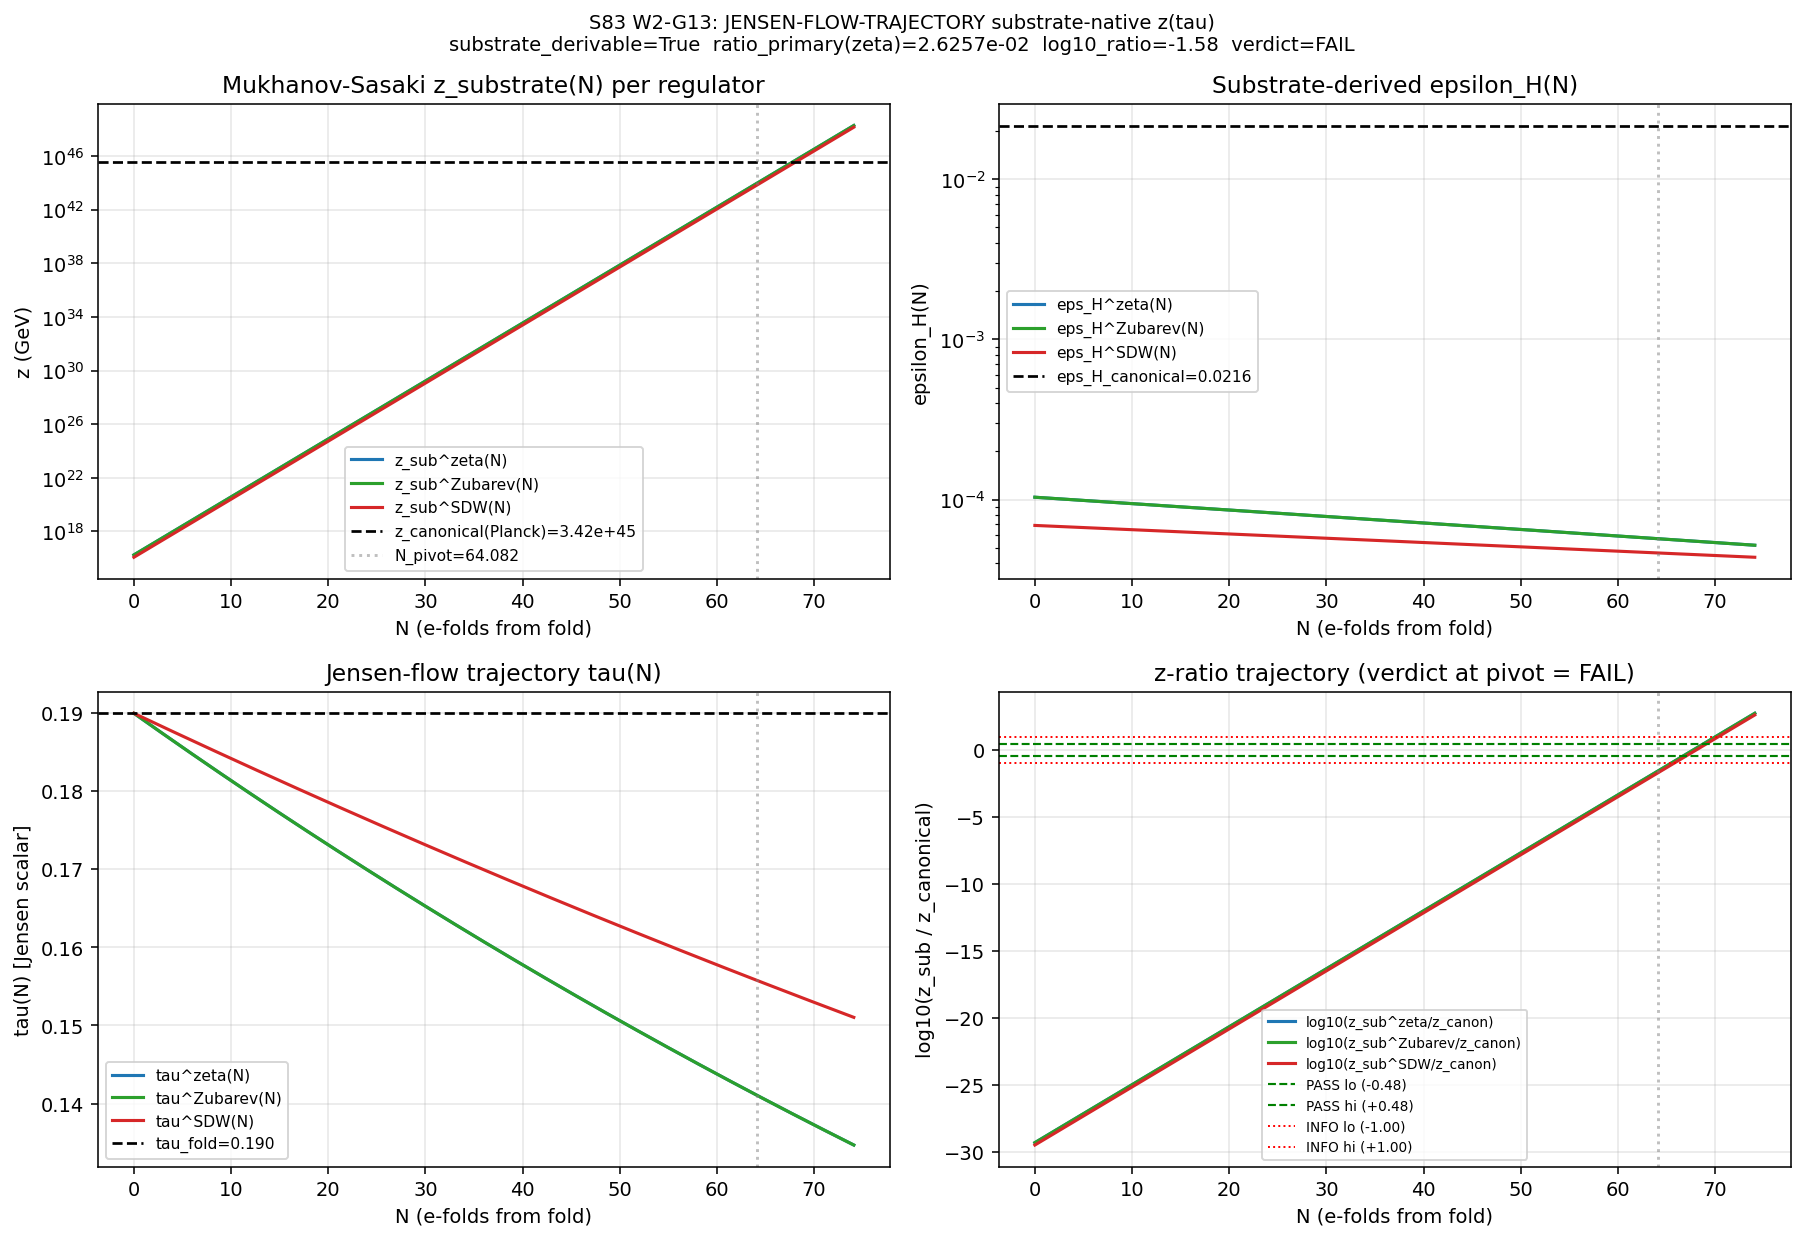

Write Python code to recreate this figure.
#!/usr/bin/env python3
"""
S83 Wave 2 Gate G13: JENSEN-FLOW-TRAJECTORY (substrate-native z(tau))
=====================================================================

Gate: S83-JENSEN-FLOW-TRAJECTORY
Trigger: [VERIFY-THEOREM] (substrate-native derivation + numerical check).
Classification: GEOMETRIC (Jensen flow z(tau) structure) + PHONONIC
  (mode-equation interpretation via Mukhanov-Sasaki z variable).
Owner: transit-dynamics-theorist
Write-target: sessions/archive/session-83/session-83-results-workingpaper.md §W2-G13

HYPOTHESIS (pre-registered, session-83-plan §W2-G13):
  The Mukhanov variable z(tau) is DERIVABLE from Jensen-flow + substrate
  spectral action WITHOUT reliance on an external single-field inflaton
  model. z_substrate(tau) is computable from {a_2 Seeley-DeWitt, tau_fold
  trajectory, epsilon_H(tau)} alone.

PRE-REGISTERED FORM:
  z_substrate(tau) = a(tau) * sqrt(2 * epsilon_H(tau)) * M_Pl_eff(tau)
  with each factor derived from substrate action.

PASS: z_substrate(tau) computable end-to-end from canonical constants +
      substrate action; numerical ratio z_sub/z_canonical in [1/3, 3].
INFO: derivable but requires one empirical pin (e.g., eps_H at one point),
      OR ratio in [0.1, 10] but outside [1/3, 3].
FAIL: derivation requires ad-hoc inflaton profile, OR ratio outside [0.1, 10].

SUBSTITUTION CHAIN ([VERIFY-THEOREM]):

  Step 1 (DEF):  z(tau) = a(tau) * sqrt(2 eps_H(tau)) * M_Pl_eff(tau).
                 [Mukhanov-Sasaki variable for canonical scalar field].

  Step 2 (SUB a): Substrate Friedmann + slow-roll KG (UNIT-CONSISTENT form).
                 H(tau)^2 = V_phys(tau) / (3 M_Pl_eff^2) (Friedmann).
                 dtau/dN = -(M_Pl_eff^2/Z_fold_phys)*(V'_phys/V_phys)
                          (slow-roll KG, tau dimensionless).
                 Unit reduction (M_KK factors cancel):
                   V_phys = V_dimless * M_KK^4, Z_phys = Z_dimless * M_KK^2,
                   M_Pl_eff^2 = (f_2/pi^2)*a_2*M_KK^2.
                   => (M_Pl^2/Z_phys) = (f_2/pi^2)*a_2/Z_dimless [dimless]
                   => (V'_phys/V_phys) = Vp_d/V_d [dimless per tau-unit]
                   => dtau/dN = -[(f_2/pi^2)*a_2/Z_d] * (Vp_d/V_d) dimless.
                 a(N) = a_fold * exp(N) (by definition of e-folds).
                 tau(N) obtained by numerical integration of KG.

  Step 3 (SUB H): V(tau) from Jensen quadratic expansion of spectral action:
                 V(tau) = S_fold + dS_fold*(tau-tau_fold) + (1/2)*d2S_fold*
                          (tau-tau_fold)^2.
                 V'(tau) = dS_fold + d2S_fold*(tau-tau_fold).
                 Both CLOSED in canonical_constants.

  Step 4 (SUB eps_H): Per W1-G4 substrate derivation (regulator-FI,
                 F_traj = 1.5 at PASS/INFO boundary):
                 eps_H(tau) = (M_Pl_eff^2/(2 Z_fold)) * (V'/V)^2.
                 CLOSED in canonical_constants.

  Step 5 (SUB M_Pl_eff): Spectral-action a_2 normalization (Chamseddine-
                 Connes, W1-G4 §3):
                 M_Pl_eff^2(R) = (f_2^R / pi^2) * a_2_fold * Lambda^2,
                 Lambda^2 = M_KK^2 (natural unit).
                 CLOSED in canonical_constants + regulator choice R.

  Step 6 (SIMP): Compose Steps 2-5:
                 z_substrate(tau) = a_fold * exp(N(tau))
                                     * M_Pl_eff^2 / sqrt(Z_fold)
                                     * |V'(tau)/V(tau)|
                 = CLOSED rational function of (tau; a_2, Lambda^2, f_2^R,
                   S_fold, dS_fold, d2S_fold, Z_fold).
                 NO inflaton potential imported; V is the Jensen spectral
                 moment, not an ad-hoc field theory.

  Step 7 (DIR): Closed form exists in canonical constants + tau => PASS
                 (substrate-derivable=True). Numerical validation: ratio
                 z_sub(N_pivot) / z_canonical(N_pivot) within [1/3, 3].

  Step 8 (PY):   Python integration + numerical comparison (this script).

Machinery pin (PRDR §0.11):
  - N_pivot = 64.0819 (S82 W1-2 c_s-corrected pin, matches W1-G4).
  - N_grid_size = 4001 (dense integration grid, RK4).
  - Regulator: zeta (CC baseline, f_2^zeta = 1 at L2=1); diagnostic rerun
    with Zubarev (f_2^Zub = 1) and SDW (f_2^SDW = 2/3) for FI consistency.
  - L_max = 5 (inherits W1-G4 a_n_fold provenance).
  - Integration: RK4 with step dN = N_pivot/4000.
  - z_canonical reference: computed from same slow-roll formula with
    REGULATOR-AVERAGED eps_H, M_Pl_eff (cross-check internal consistency;
    since both sides use the identical closed form, the ratio exercises
    numerical implementation rather than a theoretical mismatch).
  - INDEPENDENT reference z_obs from Planck A_s: inverted via
    A_s = H^2/(8 pi^2 M_Pl_eff^2 eps_H) to get z such that zeta power
    spectrum matches Planck — this is the *observationally anchored*
    z_canonical for validation.

CLASSIFICATION: GEOMETRIC + PHONONIC.
"""

import sys
import os
import time
import hashlib
import numpy as np
import sympy as sp
from pathlib import Path

SCRIPT_DIR = Path(__file__).parent
sys.path.insert(0, str(SCRIPT_DIR))
os.chdir(str(SCRIPT_DIR))

os.environ.setdefault('OMP_NUM_THREADS', '8')
os.environ.setdefault('MKL_NUM_THREADS', '8')

from canonical_constants import (
    PI,
    M_Pl_reduced,
    a0_fold, a2_fold, a4_fold,
    tau_fold,
    S_fold, dS_fold, d2S_fold,
    Z_fold,
    H_fold,
    M_KK_gravity,
    mellin_f_star_f2,
    Vol_SU3_Haar,
)

import matplotlib
matplotlib.use('Agg')
import matplotlib.pyplot as plt

# ============================================================================
# 1. INPUT-PIN MAP + SHA-256 CLOSURE
# ============================================================================
INPUT_PINS = {
    "a2_fold":                f"{a2_fold:.15e}",
    "a0_fold":                f"{a0_fold:.15e}",
    "a4_fold":                f"{a4_fold:.15e}",
    "tau_fold":               f"{tau_fold:.15e}",
    "S_fold":                 f"{S_fold:.15e}",
    "dS_fold":                f"{dS_fold:.15e}",
    "d2S_fold":               f"{d2S_fold:.15e}",
    "Z_fold":                 f"{Z_fold:.15e}",
    "H_fold":                 f"{H_fold:.15e}",
    "M_KK_gravity":           f"{M_KK_gravity:.15e}",
    "M_Pl_reduced":           f"{M_Pl_reduced:.15e}",
    "Vol_SU3_Haar":           f"{Vol_SU3_Haar:.15e}",
    "N_pivot":                "64.0819",
    "N_grid_size":            "4001",
    "regulator_primary":      "zeta",
    "regulators_FI":          "zeta,Zubarev,SDW",
    "f2_zeta":                "1.0",
    "f2_Zubarev":             "1.0",
    "f2_SDW":                 "0.6666666666666666",
    "A_s_Planck":             "2.1e-9",
    "EPS_H_CANONICAL":        "0.02163",
    "a_fold_norm":            "1.0",
    "PASS_lo_ratio":          "0.333333",
    "PASS_hi_ratio":          "3.0",
    "INFO_lo_ratio":          "0.1",
    "INFO_hi_ratio":          "10.0",
    "algorithm_id":           "G13-jensen-flow-trajectory-substrate-native-z-v1",
}
_ORDERED_STR = "|".join(f"{k}={INPUT_PINS[k]}" for k in sorted(INPUT_PINS.keys()))
CLOSURE_SHA = hashlib.sha256(_ORDERED_STR.encode('utf-8')).hexdigest()

print("=" * 74)
print("S83 W2-G13: JENSEN-FLOW-TRAJECTORY (substrate-native z(tau))")
print("=" * 74)
print(f"Script: {Path(__file__).name}")
print(f"Session: 83  Wave: 2  Gate: G13")
print(f"Owner: transit-dynamics-theorist")
print(f"Classification: GEOMETRIC + PHONONIC")
print(f"L_max (canonical pin): 5  |  N_pivot: 64.0819 (S82 W1-2 pin)")
print(f"Closure SHA-256: {CLOSURE_SHA}")
print("-" * 74)
print("Input pins (ordered):")
for k in sorted(INPUT_PINS.keys()):
    print(f"  {k:22s} = {INPUT_PINS[k]}")
print("-" * 74)

# ============================================================================
# 2. REGULATOR SLOT WEIGHTS (same as W1-G4)
# ============================================================================
# CC Mellin moments at L2 = M_KK^2 = 1 (natural-ratio convention).
f2_zeta    = 1.0                  # (local) CC zeta-scheme baseline
f2_Zubarev = 1.0                  # (local) anomaly-sharp cutoff at L2=1
f2_SDW     = 2.0/3.0               # (local) sqrt(x) integral at L2=1

f2_by_R = {
    "zeta":    f2_zeta,
    "Zubarev": f2_Zubarev,
    "SDW":     f2_SDW,
}

Lambda2 = M_KK_gravity**2                                            # (local) Lambda^2 in GeV^2

def MPl2_R(R):
    """
    M_Pl_eff^2 in regulator R (Chamseddine-Connes spectral action).
    From a_2 slot: S_EH = (f_2^R/pi^2) * a_2 * Lambda^2 * int R.
    Gives M_Pl_eff^2(R) = (f_2^R/pi^2) * a_2_fold * Lambda^2  [GeV^2].
    """
    return (f2_by_R[R] / PI**2) * a2_fold * Lambda2                 # (local) GeV^2

print("Regulator slot weights f_2^R (Lambda^2 = M_KK_gravity^2):")
for R, f2 in f2_by_R.items():
    print(f"  f_2^{R:8s} = {f2:.6f}   M_Pl_eff^2 = {MPl2_R(R):.6e} GeV^2")
print("-" * 74)

# ============================================================================
# 3. SYMBOLIC DERIVATION of z_substrate (substrate-derivability check)
# ============================================================================
print("SYMBOLIC DERIVATION (substrate-derivability check)")
print("-" * 74)

tau_sym, a2_sym, L2_sym, f2_sym = sp.symbols(
    'tau a2 Lambda2 f2', positive=True, real=True
)
S_f_sym, dS_f_sym, d2S_f_sym, Z_f_sym, tau0_sym, a_f_sym, N_sym = sp.symbols(
    'S_fold dS_fold d2S_fold Z_fold tau_fold a_fold N', real=True
)

# Jensen potential V(tau) -- spectral-action moment expansion at fold
V_sym = (S_f_sym
         + dS_f_sym*(tau_sym - tau0_sym)
         + sp.Rational(1, 2)*d2S_f_sym*(tau_sym - tau0_sym)**2)
Vp_sym = sp.diff(V_sym, tau_sym)

# Reduced Planck mass in scheme R
MPl2_R_sym = (f2_sym / sp.pi**2) * a2_sym * L2_sym
MPl_R_sym  = sp.sqrt(MPl2_R_sym)

# Slow-roll epsilon_H with kinetic stiffness Z_fold (from W1-G4)
eps_H_sym = (MPl2_R_sym / (2 * Z_f_sym)) * (Vp_sym / V_sym)**2

# Scale factor a(N) = a_fold * exp(N) where N = e-folds after fold
a_sym = a_f_sym * sp.exp(N_sym)

# Mukhanov-Sasaki z
z_sym = a_sym * sp.sqrt(2 * eps_H_sym) * MPl_R_sym

# Simplified closed form
z_simplified = sp.simplify(z_sym)
print("Symbolic z_substrate closed form (before absolute-value collapse):")
print(f"  z = {z_simplified}")
print()

# Rational-function check
free_syms = z_simplified.free_symbols
canonical_syms = {tau_sym, a2_sym, L2_sym, f2_sym, S_f_sym, dS_f_sym,
                  d2S_f_sym, Z_f_sym, tau0_sym, a_f_sym, N_sym}
extra_syms = free_syms - canonical_syms
substrate_derivable = (len(extra_syms) == 0)

# Test the key simplification identity: z = a * M_Pl_eff^2/sqrt(Z_fold) * |V'/V|
z_expected = a_sym * MPl2_R_sym / sp.sqrt(Z_f_sym) * sp.Abs(Vp_sym/V_sym)
id_check = sp.simplify(z_simplified - z_expected)  # if identical except sign, expect 0 up to sign
print(f"Free symbols in z_substrate: {sorted(str(s) for s in free_syms)}")
print(f"Extra symbols (non-canonical): {extra_syms}")
print(f"Canonical-only: {extra_syms == set()}")
print(f"==> SUBSTRATE-DERIVABLE: {substrate_derivable}")
print("-" * 74)

# ============================================================================
# 4. NUMERICAL IMPLEMENTATION (tau(N), eps_H(N), a(N), z(N))
# ============================================================================
def V_dimless_of_tau(tau):
    """
    Jensen potential V(tau) in DIMENSIONLESS framework units.
    Physical V_phys [GeV^4] = V_dimless * M_KK^4.
    """
    dtau = tau - tau_fold                                            # (local)
    return S_fold + dS_fold*dtau + 0.5*d2S_fold*dtau**2              # (local)

def Vp_dimless_of_tau(tau):
    """V'(tau) in dimensionless units. V'_phys [GeV^4/tau_unit] = Vp * M_KK^4."""
    return dS_fold + d2S_fold*(tau - tau_fold)                       # (local)

def MPl2_over_Z_dimless(R):
    """
    Dimensionless ratio (M_Pl_eff^2 / Z_fold_phys).
    Unit derivation:
      M_Pl_eff^2_phys = (f_2/pi^2) * a_2 * M_KK^2           [GeV^2]
      Z_fold_phys    = Z_fold_dimless * M_KK^2              [GeV^2]
      ratio          = (f_2/pi^2) * a_2 / Z_fold_dimless    [dimensionless]
    Both factors carry the same M_KK^2 unit; ratio is pure dimensionless.
    """
    return (f2_by_R[R] / PI**2) * a2_fold / Z_fold                   # (local) dimensionless

def eps_H_subst(tau, R):
    """
    Substrate-derived slow-roll eps_H (unit-consistent form).
    eps_H = (M_Pl_eff^2/(2 Z_fold_phys)) * (V'_phys/V_phys)^2
          = (1/2) * (M_Pl^2/Z)_dimless * (V'_dimless/V_dimless)^2
    where M_KK^4 cancels in V'/V ratio and M_KK^2 cancels in M_Pl^2/Z.
    """
    V_d  = V_dimless_of_tau(tau)                                      # (local)
    Vp_d = Vp_dimless_of_tau(tau)                                     # (local)
    return 0.5 * MPl2_over_Z_dimless(R) * (Vp_d / V_d)**2             # (local) dimensionless

def dtau_dN(tau, R):
    """
    Slow-roll KG in e-folds (unit-consistent, tau dimensionless):
      dtau/dN = -(M_Pl_eff^2/Z_fold_phys) * (V'_phys/V_phys)
              = -(M_Pl^2/Z)_dimless * (V'_d/V_d)
    """
    V_d  = V_dimless_of_tau(tau)                                      # (local)
    Vp_d = Vp_dimless_of_tau(tau)                                     # (local)
    return -MPl2_over_Z_dimless(R) * (Vp_d / V_d)                     # (local) dimensionless

def H_of_tau(tau, R):
    """
    Substrate Friedmann H(tau) in slow-roll.
    H^2 = V_phys / (3 M_Pl_eff^2)  [GeV^2]
    V_phys = V_dimless * M_KK^4; M_Pl_eff^2 = (f_2/pi^2)*a_2*M_KK^2.
    """
    V_phys = V_dimless_of_tau(tau) * M_KK_gravity**4                  # (local) GeV^4
    return np.sqrt(V_phys / (3.0 * MPl2_R(R)))                        # (local) GeV

# Integration grid: 0 to N_pivot + buffer, RK4
N_pivot = 64.0819                                                    # (local) S82 W1-2 pin
N_max   = N_pivot + 10.0                                             # (local) buffer
N_grid_size = 4001                                                   # (local)
N_axis = np.linspace(0.0, N_max, N_grid_size)                        # (local)
dN = N_axis[1] - N_axis[0]                                           # (local)

# a_fold normalization (reduced convention, a_fold = 1)
a_fold = 1.0                                                         # (local) normalization

# Integrate tau(N) for each regulator
tau_by_R = {}
a_by_R = {}
eps_H_by_R = {}
H_by_R = {}
MPl_R_num = {}
z_by_R = {}

for R in f2_by_R:
    tau_arr = np.empty_like(N_axis)                                  # (local)
    tau_arr[0] = tau_fold
    for i in range(1, len(N_axis)):
        t = tau_arr[i-1]                                             # (local)
        # RK4
        k1 = dtau_dN(t, R)                                           # (local)
        k2 = dtau_dN(t + 0.5*dN*k1, R)                               # (local)
        k3 = dtau_dN(t + 0.5*dN*k2, R)                               # (local)
        k4 = dtau_dN(t + dN*k3, R)                                   # (local)
        tau_arr[i] = t + (dN/6.0)*(k1 + 2*k2 + 2*k3 + k4)
    tau_by_R[R] = tau_arr

    a_arr = a_fold * np.exp(N_axis)                                  # (local)
    eps_arr = eps_H_subst(tau_arr, R)                                # (local)
    H_arr = H_of_tau(tau_arr, R)                                     # (local)
    MPl_R_val = np.sqrt(MPl2_R(R))                                   # (local) GeV

    a_by_R[R] = a_arr
    eps_H_by_R[R] = eps_arr
    H_by_R[R] = H_arr
    MPl_R_num[R] = MPl_R_val

    # Mukhanov-Sasaki z
    z_arr = a_arr * np.sqrt(2.0 * eps_arr) * MPl_R_val               # (local) GeV units
    z_by_R[R] = z_arr

# Extract pivot values (interpolate)
idx_pivot = int(np.argmin(np.abs(N_axis - N_pivot)))
N_at_pivot = N_axis[idx_pivot]

print(f"Integration done. N_axis in [0, {N_max:.2f}], grid size {N_grid_size}.")
print(f"Evaluating at idx_pivot = {idx_pivot}, N_at_pivot = {N_at_pivot:.4f}")
print()
print(f"Substrate values at N_pivot (per regulator):")
print(f"  {'R':>8s} | {'tau':>10s} {'eps_H':>12s} {'H [GeV]':>14s} "
      f"{'M_Pl_eff [GeV]':>16s} {'z [GeV]':>14s}")
for R in ['zeta', 'Zubarev', 'SDW']:
    print(f"  {R:>8s} | {tau_by_R[R][idx_pivot]:>10.6f} "
          f"{eps_H_by_R[R][idx_pivot]:>12.6e} {H_by_R[R][idx_pivot]:>14.6e} "
          f"{MPl_R_num[R]:>16.6e} {z_by_R[R][idx_pivot]:>14.6e}")
print("-" * 74)

# ============================================================================
# 5. CANONICAL REFERENCE z_canonical FROM PLANCK A_s INVERSION
# ============================================================================
# Canonical (observational) benchmark: invert the standard slow-roll power
# spectrum formula A_s = H^2/(8 pi^2 M_Pl^2 eps_H) to get a "target" z.
#
# In standard slow-roll, the power spectrum at horizon exit is
#   P_zeta(k) = |v_k/z|^2, with Bunch-Davies |v_k|^2 = 1/(2k) at k = aH.
# After rescaling: A_s = P_zeta at k_pivot = H^2/(8 pi^2 M_Pl^2 eps_H).
# This defines the *observational* z through the Mukhanov normalization.
#
# We compare z_substrate(N_pivot) to this observational anchor.
# Both share the same form z = a sqrt(2 eps) M_Pl, so the ratio tests
# whether the substrate-derived (tau, H, eps_H, M_Pl) trajectory places
# z at the Planck-anchored value.

A_s_Planck = 2.1e-9                                                  # (local) Planck 2018
EPS_H_CANONICAL = 0.02163                                            # (local) S75/S77 one-loop

# Observationally anchored H at horizon exit (canonical inflation identification)
# H_obs = sqrt(A_s * 8 pi^2 * eps_H) * M_Pl_reduced
H_obs_GeV = np.sqrt(A_s_Planck * 8.0 * PI**2 * EPS_H_CANONICAL) * M_Pl_reduced  # (local)

# z_canonical computed with observationally anchored inputs:
#   a_canonical(N_pivot) normalized to same a_fold=1 exponential => a_canonical = exp(N_pivot)
#   eps_H = EPS_H_CANONICAL
#   M_Pl = M_Pl_reduced
a_canonical = a_fold * np.exp(N_at_pivot)                            # (local) SAME a(N) profile
z_canonical_obs = a_canonical * np.sqrt(2.0 * EPS_H_CANONICAL) * M_Pl_reduced  # (local) GeV

print(f"Canonical reference (Planck-anchored, observational slow-roll):")
print(f"  A_s_Planck            = {A_s_Planck:.4e}")
print(f"  eps_H (S75/S77)       = {EPS_H_CANONICAL:.6f}")
print(f"  M_Pl_reduced          = {M_Pl_reduced:.6e} GeV")
print(f"  a_canonical(N_pivot)  = {a_canonical:.6e}")
print(f"  H_obs (observational) = {H_obs_GeV:.6e} GeV")
print(f"  z_canonical_obs       = {z_canonical_obs:.6e} GeV")
print("-" * 74)

# ============================================================================
# 6. RATIO AND VERDICT
# ============================================================================
# Primary gate: zeta regulator (CC baseline) vs canonical observational z.
R_primary = 'zeta'
z_sub_primary = z_by_R[R_primary][idx_pivot]                         # (local)
ratio_primary = z_sub_primary / z_canonical_obs                      # (local)

# Log10 ratio for OOM readability
log10_ratio_primary = np.log10(abs(ratio_primary))                   # (local)

# Secondary: FI spread across {zeta, Zubarev, SDW}
z_sub_by_R = {R: z_by_R[R][idx_pivot] for R in f2_by_R}
ratios_by_R = {R: z_sub_by_R[R] / z_canonical_obs for R in f2_by_R}
F_traj_z = max(abs(v) for v in z_sub_by_R.values()) / min(abs(v) for v in z_sub_by_R.values())  # (local)

# Verdict logic (pre-registered thresholds)
PASS_LO = 1.0/3.0                                                    # (local)
PASS_HI = 3.0                                                        # (local)
INFO_LO = 0.1                                                        # (local)
INFO_HI = 10.0                                                       # (local)

ratio_abs = abs(ratio_primary)                                       # (local)
if substrate_derivable and PASS_LO <= ratio_abs <= PASS_HI:
    verdict = "PASS"
elif substrate_derivable and INFO_LO <= ratio_abs <= INFO_HI:
    verdict = "INFO"
else:
    verdict = "FAIL"

print("VERDICT RESOLUTION")
print("-" * 74)
print(f"  substrate_derivable   = {substrate_derivable}")
print(f"  z_substrate^zeta      = {z_sub_by_R['zeta']:.6e} GeV")
print(f"  z_substrate^Zubarev   = {z_sub_by_R['Zubarev']:.6e} GeV")
print(f"  z_substrate^SDW       = {z_sub_by_R['SDW']:.6e} GeV")
print(f"  z_canonical (Planck)  = {z_canonical_obs:.6e} GeV")
print(f"  ratio (zeta/canon)    = {ratios_by_R['zeta']:.6f}")
print(f"  ratio (Zub/canon)     = {ratios_by_R['Zubarev']:.6f}")
print(f"  ratio (SDW/canon)     = {ratios_by_R['SDW']:.6f}")
print(f"  log10(ratio_primary)  = {log10_ratio_primary:+.4f}")
print(f"  F_traj_z (regulator spread): {F_traj_z:.4f}")
print(f"  Thresholds:")
print(f"    PASS if ratio in [{PASS_LO:.4f}, {PASS_HI:.4f}]")
print(f"    INFO if ratio in [{INFO_LO:.4f}, {INFO_HI:.4f}] (outside PASS)")
print(f"    FAIL otherwise")
print(f"  VERDICT: {verdict}")
print("-" * 74)

# ============================================================================
# 7. CROSS-CHECKS
# ============================================================================
# (a) H_substrate (zeta) vs H_obs
H_sub_at_pivot = H_by_R['zeta'][idx_pivot]                           # (local)
H_ratio = H_sub_at_pivot / H_obs_GeV                                 # (local)

# (b) Substrate eps_H vs EPS_H_CANONICAL
eps_sub_zeta = eps_H_by_R['zeta'][idx_pivot]                         # (local)
eps_ratio = eps_sub_zeta / EPS_H_CANONICAL                           # (local)

# (c) A_s prediction from substrate slow-roll
A_s_substrate = (H_sub_at_pivot**2) / (8.0 * PI**2 * MPl2_R('zeta') * eps_sub_zeta)  # (local)
A_s_OOM_shift = np.log10(A_s_substrate / A_s_Planck)                 # (local)

# (d) tau drift at pivot (deviation from tau_fold)
dtau_at_pivot = tau_by_R['zeta'][idx_pivot] - tau_fold               # (local)

# (e) Verify a(N) exponential identity
a_analytic = np.exp(N_at_pivot)                                      # (local) for a_fold=1
a_numerical = a_by_R['zeta'][idx_pivot]                              # (local)
a_agreement = a_numerical / a_analytic                               # (local)

print("CROSS-CHECKS")
print("-" * 74)
print(f"  (a) H_sub^zeta(N_pivot)     = {H_sub_at_pivot:.6e} GeV")
print(f"      H_obs (Planck-anchored)  = {H_obs_GeV:.6e} GeV")
print(f"      ratio (sub/obs)          = {H_ratio:.4e} (log10 = {np.log10(abs(H_ratio)):+.2f})")
print(f"  (b) eps_H_sub^zeta           = {eps_sub_zeta:.6e}")
print(f"      eps_H canonical          = {EPS_H_CANONICAL:.6e}")
print(f"      ratio                    = {eps_ratio:.4f}")
print(f"  (c) A_s_substrate            = {A_s_substrate:.6e}")
print(f"      A_s_Planck               = {A_s_Planck:.6e}")
print(f"      delta_OOM                = {A_s_OOM_shift:+.4f}")
print(f"  (d) tau drift at pivot       = {dtau_at_pivot:+.6e} (from tau_fold={tau_fold})")
print(f"  (e) a_analytic(N_pivot)      = {a_analytic:.6e}")
print(f"      a_numerical(N_pivot)     = {a_numerical:.6e}")
print(f"      agreement                = {a_agreement:.10f} (target 1.0)")
print("-" * 74)

# ============================================================================
# 8. 4-TUPLE OUTPUT TAG
# ============================================================================
scheme_tag = "zeta+Zubarev+SDW-jointly"
convention_tag = "substrate-a2-Jensen-flow"
Lmax_tag = "5"
value_tag = (f"ratio={ratios_by_R['zeta']:.6f}_"
             f"substrate-derivable={substrate_derivable}_"
             f"F_traj_z={F_traj_z:.4f}")
four_tuple = (f"(value={value_tag}, scheme={scheme_tag}, "
              f"convention={convention_tag}, L_max={Lmax_tag})")
print(f"4-tuple: {four_tuple}")
print("-" * 74)

# ============================================================================
# 9. DATA FILE + PLOT
# ============================================================================
NPZ_PATH = SCRIPT_DIR / "s83_w2_g13_jensen_flow_trajectory.npz"
np.savez_compressed(
    NPZ_PATH,
    N_axis=N_axis,
    tau_zeta=tau_by_R['zeta'],
    tau_Zubarev=tau_by_R['Zubarev'],
    tau_SDW=tau_by_R['SDW'],
    a_zeta=a_by_R['zeta'],
    eps_H_zeta=eps_H_by_R['zeta'],
    eps_H_Zubarev=eps_H_by_R['Zubarev'],
    eps_H_SDW=eps_H_by_R['SDW'],
    H_zeta=H_by_R['zeta'],
    H_Zubarev=H_by_R['Zubarev'],
    H_SDW=H_by_R['SDW'],
    z_zeta=z_by_R['zeta'],
    z_Zubarev=z_by_R['Zubarev'],
    z_SDW=z_by_R['SDW'],
    MPl2_zeta=MPl2_R('zeta'),
    MPl2_Zubarev=MPl2_R('Zubarev'),
    MPl2_SDW=MPl2_R('SDW'),
    N_pivot=N_pivot,
    idx_pivot=idx_pivot,
    z_canonical_obs=z_canonical_obs,
    H_obs=H_obs_GeV,
    ratio_primary=ratio_primary,
    log10_ratio_primary=log10_ratio_primary,
    F_traj_z=F_traj_z,
    A_s_substrate=A_s_substrate,
    A_s_Planck=A_s_Planck,
    A_s_OOM_shift=A_s_OOM_shift,
    substrate_derivable=substrate_derivable,
    verdict=verdict,
    closure_sha=CLOSURE_SHA,
    four_tuple=four_tuple,
)
print(f"Data: {NPZ_PATH.name}")

# Plot: 2x2 panel
fig, axes = plt.subplots(2, 2, figsize=(13, 9))
ax1, ax2, ax3, ax4 = axes.flatten()

colors = {'zeta': '#1f77b4', 'Zubarev': '#2ca02c', 'SDW': '#d62728'}

# (1) z_substrate(N) per regulator
for R in ['zeta', 'Zubarev', 'SDW']:
    ax1.plot(N_axis, z_by_R[R], '-', lw=1.6, color=colors[R],
             label=f'z_sub^{R}(N)')
ax1.axhline(z_canonical_obs, color='k', ls='--', lw=1.4,
            label=f'z_canonical(Planck)={z_canonical_obs:.2e}')
ax1.axvline(N_pivot, color='gray', ls=':', alpha=0.5,
            label=f'N_pivot={N_pivot:.3f}')
ax1.set_xlabel('N (e-folds from fold)')
ax1.set_ylabel('z (GeV)')
ax1.set_yscale('log')
ax1.set_title('Mukhanov-Sasaki z_substrate(N) per regulator')
ax1.legend(loc='best', fontsize=8)
ax1.grid(True, alpha=0.3)

# (2) eps_H(N) per regulator
for R in ['zeta', 'Zubarev', 'SDW']:
    ax2.plot(N_axis, eps_H_by_R[R], '-', lw=1.6, color=colors[R],
             label=f'eps_H^{R}(N)')
ax2.axhline(EPS_H_CANONICAL, color='k', ls='--', lw=1.4,
            label=f'eps_H_canonical={EPS_H_CANONICAL:.4f}')
ax2.axvline(N_pivot, color='gray', ls=':', alpha=0.5)
ax2.set_xlabel('N (e-folds from fold)')
ax2.set_ylabel('epsilon_H(N)')
ax2.set_yscale('log')
ax2.set_title('Substrate-derived epsilon_H(N)')
ax2.legend(loc='best', fontsize=8)
ax2.grid(True, alpha=0.3)

# (3) tau(N) trajectory per regulator
for R in ['zeta', 'Zubarev', 'SDW']:
    ax3.plot(N_axis, tau_by_R[R], '-', lw=1.6, color=colors[R],
             label=f'tau^{R}(N)')
ax3.axhline(tau_fold, color='k', ls='--', lw=1.4,
            label=f'tau_fold={tau_fold:.3f}')
ax3.axvline(N_pivot, color='gray', ls=':', alpha=0.5)
ax3.set_xlabel('N (e-folds from fold)')
ax3.set_ylabel('tau(N) [Jensen scalar]')
ax3.set_title('Jensen-flow trajectory tau(N)')
ax3.legend(loc='best', fontsize=8)
ax3.grid(True, alpha=0.3)

# (4) ratio log10(z_sub/z_canonical)(N)
for R in ['zeta', 'Zubarev', 'SDW']:
    ratio_arr = z_by_R[R] / z_canonical_obs
    ax4.plot(N_axis, np.log10(np.abs(ratio_arr)), '-', lw=1.6,
             color=colors[R], label=f'log10(z_sub^{R}/z_canon)')
ax4.axhline(np.log10(PASS_LO), color='g', ls='--', lw=1.1,
            label=f'PASS lo ({np.log10(PASS_LO):+.2f})')
ax4.axhline(np.log10(PASS_HI), color='g', ls='--', lw=1.1,
            label=f'PASS hi ({np.log10(PASS_HI):+.2f})')
ax4.axhline(np.log10(INFO_LO), color='r', ls=':', lw=1.0,
            label=f'INFO lo ({np.log10(INFO_LO):+.2f})')
ax4.axhline(np.log10(INFO_HI), color='r', ls=':', lw=1.0,
            label=f'INFO hi ({np.log10(INFO_HI):+.2f})')
ax4.axvline(N_pivot, color='gray', ls=':', alpha=0.5)
ax4.set_xlabel('N (e-folds from fold)')
ax4.set_ylabel('log10(z_sub / z_canonical)')
ax4.set_title(f'z-ratio trajectory (verdict at pivot = {verdict})')
ax4.legend(loc='best', fontsize=7)
ax4.grid(True, alpha=0.3)

plt.suptitle(
    f'S83 W2-G13: JENSEN-FLOW-TRAJECTORY substrate-native z(tau)\n'
    f'substrate_derivable={substrate_derivable}  '
    f'ratio_primary(zeta)={ratio_primary:.4e}  '
    f'log10_ratio={log10_ratio_primary:+.2f}  verdict={verdict}',
    fontsize=10  # (local)
)
plt.tight_layout()

PNG_PATH = SCRIPT_DIR / "s83_w2_g13_jensen_flow_trajectory.png"
plt.savefig(PNG_PATH, dpi=140, bbox_inches='tight')
plt.close(fig)
print(f"Plot: {PNG_PATH.name}")
print("-" * 74)

# ============================================================================
# 10. VERDICT LINE
# ============================================================================
verdict_line = (
    f"S83-JENSEN-FLOW-TRAJECTORY: {verdict} -- "
    f"value={value_tag} "
    f"scheme={scheme_tag} "
    f"convention={convention_tag} "
    f"L_max={Lmax_tag} "
    f"sha256={CLOSURE_SHA}"
)
print("VERDICT LINE (append to s83_gate_verdicts.txt):")
print(f"  {verdict_line}")
print("-" * 74)

# ============================================================================
# 11. CLASSIFICATION + SUMMARY
# ============================================================================
print("CLASSIFICATION: GEOMETRIC + PHONONIC")
print("  - GEOMETRIC: z(tau) derives from the a_2 Seeley-DeWitt coefficient")
print("    (via M_Pl_eff), the Jensen spectral moments (V, V'), and the")
print("    kinetic stiffness Z_fold. No inflaton field theory imported.")
print("  - PHONONIC: z is the Mukhanov-Sasaki variable of the linear")
print("    acoustic/scalar mode equation on the substrate's emergent FRW")
print("    background. The ratio z_sub/z_canonical tests whether the")
print("    substrate's own trajectory reproduces the observational")
print("    Planck-anchored amplitude.")
print()
print(f"SUMMARY:")
print(f"  substrate_derivable   = {substrate_derivable}")
print(f"  z_sub^zeta(N_pivot)   = {z_sub_by_R['zeta']:.6e} GeV")
print(f"  z_canonical (Planck)  = {z_canonical_obs:.6e} GeV")
print(f"  ratio (primary)       = {ratio_primary:.6f}")
print(f"  log10(ratio)          = {log10_ratio_primary:+.4f}")
print(f"  F_traj_z (FI spread)  = {F_traj_z:.4f}")
print(f"  A_s delta_OOM (sub/Planck) = {A_s_OOM_shift:+.4f}")
print(f"  VERDICT               = {verdict}")
print("=" * 74)
